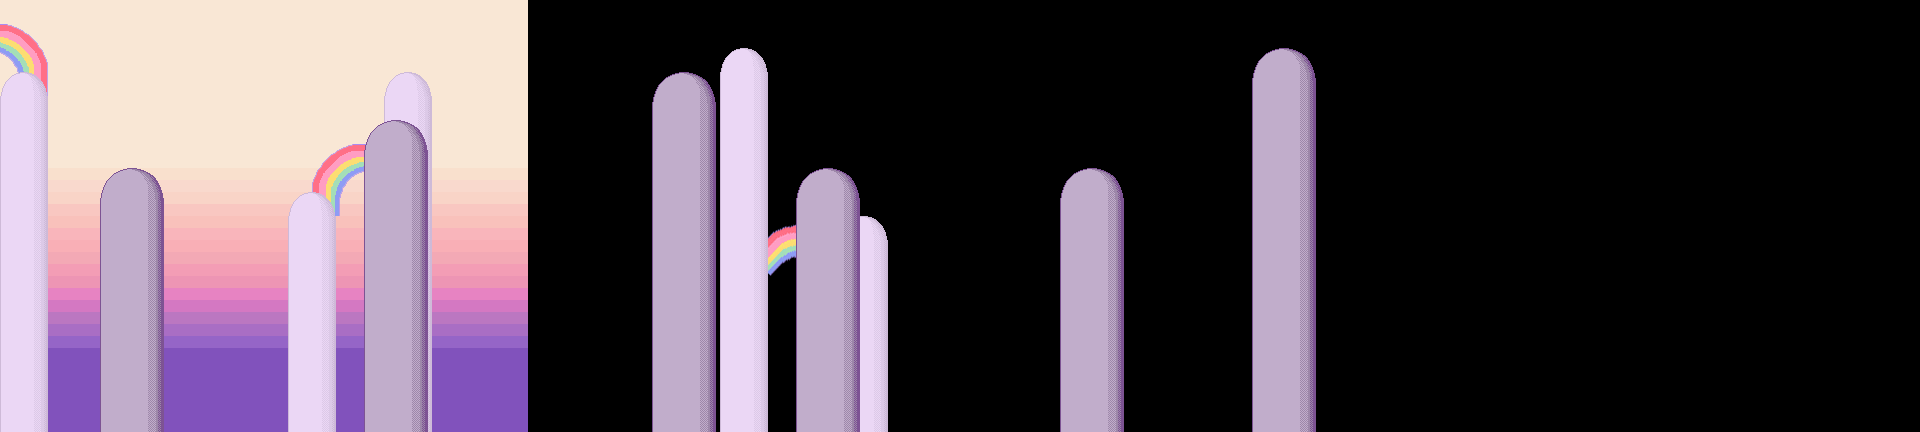

Rendered tile map (Tiled .tmx) drawn with the repository's tilesets; below, a short description and the map source with its tile grids summarised:
An orthogonal 80x18 tile map with 24x24 px tiles, 4 tile layers (sky, little_rainbows, little_penis, big_penis), 6 hidden layers not drawn and 29 objects (4x liquid, exit, entrance).

<map version="1.0" orientation="orthogonal" width="80" height="18" tilewidth="24" tileheight="24">
 <properties>
  <property name="offset" value="3" />
  <property name="soundtrack" value="daylight" />
  <property name="title" value="Gay Island 2" />
  <property name="warpin" value="true" />
 </properties>
 <tileset firstgid="1" name="gay-island" tilewidth="24" tileheight="24">
  <image source="gay-island.png" width="624" height="624" />
 </tileset>
 <layer name="sky" width="80" height="18">
  <properties>
   <property name="parallax" value="0" />
  </properties>
  <data>[1440 cells, 396 non-empty, 10 distinct tile ids]</data>
 </layer>
 <layer name="little_rainbows" width="80" height="18">
  <properties>
   <property name="parallax" value="0.3" />
  </properties>
  <data>[1440 cells, 30 non-empty, 24 distinct tile ids]</data>
 </layer>
 <layer name="little_penis" width="80" height="18">
  <properties>
   <property name="parallax" value="0.3" />
  </properties>
  <data>[1440 cells, 163 non-empty, 13 distinct tile ids]</data>
 </layer>
 <layer name="clouds2" width="80" height="18" visible="0">
  <properties>
   <property name="parallax" value="0.5" />
  </properties>
  <data>[1440 cells, 26 non-empty, 5 distinct tile ids]</data>
 </layer>
 <layer name="big_penis" width="80" height="18">
  <properties>
   <property name="parallax" value="0.6" />
  </properties>
  <data>[1440 cells, 198 non-empty, 9 distinct tile ids]</data>
 </layer>
 <layer name="clouds" width="80" height="18" visible="0">
  <properties>
   <property name="parallax" value="0.7" />
  </properties>
  <data>[1440 cells, 64 non-empty, 12 distinct tile ids]</data>
 </layer>
 <layer name="background" width="80" height="18" visible="0">
  <data>[1440 cells, 731 non-empty, 14 distinct tile ids]</data>
 </layer>
 <layer name="foreground" width="80" height="18" visible="0">
  <data>[1440 cells, 341 non-empty, 32 distinct tile ids]</data>
 </layer>
 <layer name="leaves" width="80" height="18" visible="0">
  <data>[1440 cells, 240 non-empty, 20 distinct tile ids]</data>
 </layer>
 <layer name="leaves2" width="80" height="18" visible="0">
  <data>[1440 cells, 62 non-empty, 17 distinct tile ids]</data>
 </layer>
 <objectgroup color="#5da431" name="floor" width="80" height="18">
  <object x="1224" y="312" width="696" height="120" />
  <object x="1008" y="240" width="72" height="192" />
  <object x="720" y="360" width="168" height="72" />
  <object x="0" y="288" width="648" height="144" />
 </objectgroup>
 <objectgroup color="#4a3ea4" name="platform" width="80" height="18">
  <object x="408" y="168" width="240" height="24" />
  <object x="1224" y="144" width="264" height="24" />
  <object x="1241" y="72" width="204" height="24" />
  <object x="1536" y="96" width="120" height="24" />
  <object x="1584" y="168" width="168" height="24" />
  <object x="1833" y="240" width="54" height="22" />
  <object x="1428" y="265" width="34" height="22" />
  <object x="918" y="289" width="58" height="23">
   <properties>
    <property name="drop" value="false" />
   </properties>
  </object>
  <object x="877" y="96" width="34" height="23" />
  <object x="108" y="216" width="35" height="24" />
  <object x="275" y="240" width="37" height="23" />
  <object x="432" y="73" width="34" height="22" />
  <object x="648" y="168" width="72" height="24">
   <properties>
    <property name="drop" value="false" />
   </properties>
  </object>
  <object x="888" y="168" width="24" height="24">
   <properties>
    <property name="drop" value="false" />
   </properties>
  </object>
  <object x="984" y="168" width="24" height="24">
   <properties>
    <property name="drop" value="false" />
   </properties>
  </object>
  <object x="720" y="168" width="168" height="24" />
  <object x="912" y="168" width="72" height="24" />
  <object x="1008" y="168" width="24" height="24" />
  <object x="1200" y="144" width="24" height="24">
   <properties>
    <property name="drop" value="false" />
   </properties>
  </object>
 </objectgroup>
 <objectgroup name="nodes" width="80" height="18">
  <object type="exit" x="1896" y="0" width="24" height="312" />
  <object type="entrance" x="0" y="240" width="24" height="48" />
  <object type="liquid" x="312" y="370" width="168" height="72">
   <properties>
    <property name="death" value="true" />
    <property name="mask" value="true" />
    <property name="opacity" value="0.95" />
    <property name="speed" value="0.15" />
    <property name="sprite" value="images/water.png" />
   </properties>
  </object>
  <object type="liquid" x="648" y="371" width="72" height="72">
   <properties>
    <property name="death" value="true" />
    <property name="mask" value="true" />
    <property name="opacity" value="0.95" />
    <property name="speed" value="0.15" />
    <property name="sprite" value="images/water.png" />
   </properties>
  </object>
  <object type="liquid" x="888" y="371" width="120" height="72">
   <properties>
    <property name="death" value="true" />
    <property name="mask" value="true" />
    <property name="opacity" value="0.95" />
    <property name="speed" value="0.15" />
    <property name="sprite" value="images/water.png" />
   </properties>
  </object>
  <object type="liquid" x="1080" y="372" width="144" height="72">
   <properties>
    <property name="death" value="true" />
    <property name="mask" value="true" />
    <property name="opacity" value="0.95" />
    <property name="speed" value="0.15" />
    <property name="sprite" value="images/water.png" />
   </properties>
  </object>
 </objectgroup>
</map>
